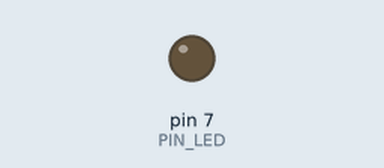
Simulated run of this sketch. Board: Arduino Uno, built with avr-gcc and run on an emulated ATmega328P. Parts: output pins drawn as LEDs (lit = HIGH). Dashed ring = blinking.

Above: at 0.5 s.
At 2.7 s:
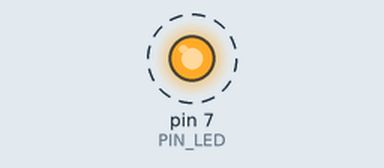
Timing chart, 0 to 3.0 s (numbered marks = the images above):
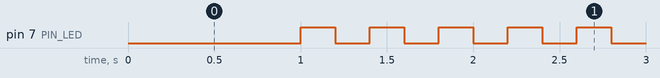

The sketch:

05_practice_2.ino
```cpp
#define PIN_LED 7


unsigned int count,toggle;

void setup() {

  // initialize digital pin LED_BUILTIN as an output.
  pinMode(PIN_LED, OUTPUT);

  Serial.begin(115200);
  while(!Serial){
    ;
  }

}

// the loop function runs over and over again forever
void loop() {
  digitalWrite(PIN_LED, toggle);  // turn the LED on (HIGH is the voltage level)
  delay(1000);
  while(1){
      //Serial.println(++count);
      toggle = toggle_state(toggle);
      digitalWrite(PIN_LED, toggle);  // turn the LED on (HIGH is the voltage level)
      delay(200);
  }
}

int toggle_state(int toggle){
  return !toggle;
}
```

Measured:
- by itself, pin 7 (PIN_LED): alternates HIGH for 0.20 s and LOW for 0.20 s
